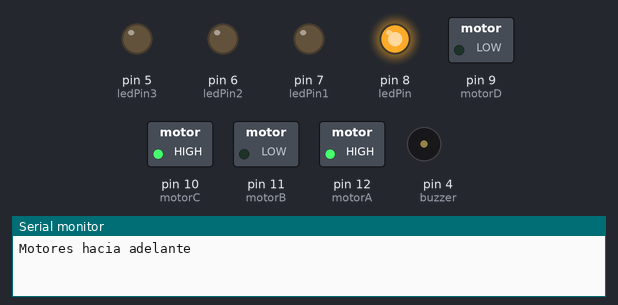
The sketch below on a simulated Arduino Uno, built with avr-gcc and run on an emulated ATmega328P. On the bench: switched loads named in the sketch (green lamp = pin HIGH), output pins drawn as LEDs (lit = HIGH), buzzer (waves = sounding, pin HIGH), the last lines printed to the serial monitor.

Above: at 1.0 s.
At 3.0 s:
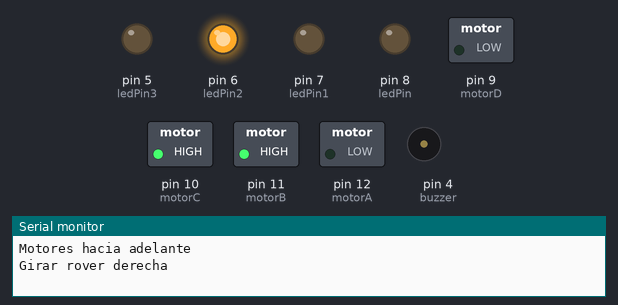
At 5.0 s:
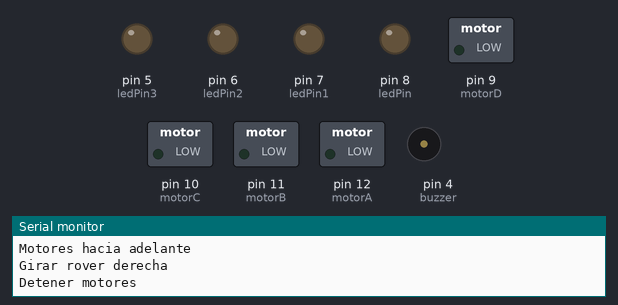
At 7.0 s:
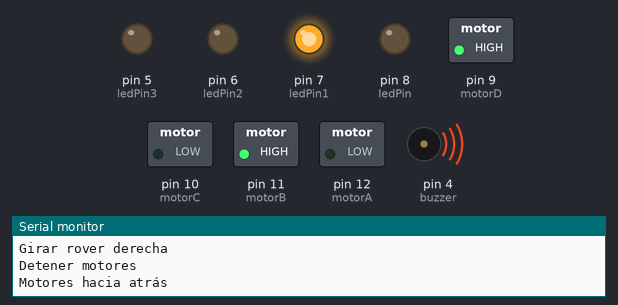
At 9.0 s:
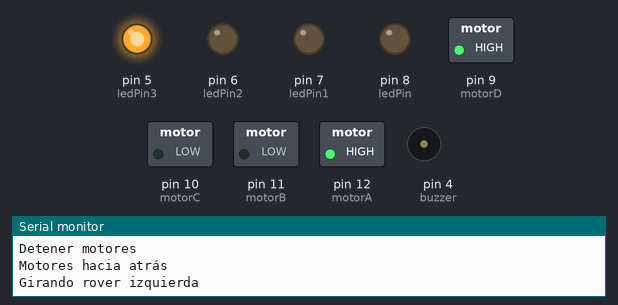
Timing chart, 0 to 13.0 s (numbered marks = the images above):
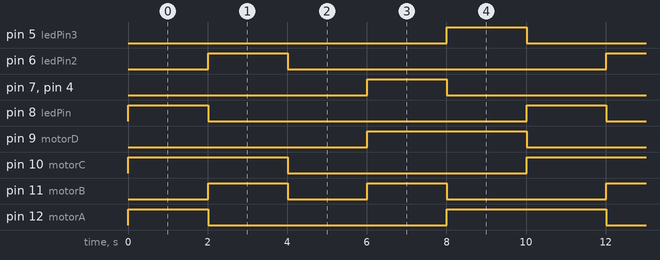

Measured:
- by itself, pin 5 (ledPin3), pin 6 (ledPin2), pin 7 (ledPin1), pin 8 (ledPin), pin 4 (buzzer): alternates HIGH for 2.0 s and LOW for 8.0 s
- by itself, pin 9 (motorD), pin 10 (motorC): alternates HIGH for 4.0 s and LOW for 6.0 s
- by itself, pin 11 (motorB): repeats every 10.0 s: LOW 2.0 s, HIGH 2.0 s, LOW 4.0 s, HIGH 2.0 s
- by itself, pin 12 (motorA): repeats every 10.0 s: LOW 6.0 s, HIGH 4.0 s

The sketch:

arduino_carro.ino
```cpp
int ledPin = 8;
int ledPin1 = 7;
int ledPin2 = 6;
int ledPin3 = 5;
int buzzer = 4;

int motorA = 12;//Pines para motores en kit GEC 2021
int motorB = 11;//Pines para motores en kit GEC 2021
int motorC = 10;//Pines para motores en kit GEC 2021
int motorD = 9;//Pines para motores en kit GEC 2021


void setup() {

  Serial.begin(115200);
  delay(10);

  pinMode(ledPin, OUTPUT);
  digitalWrite(ledPin, LOW);

  pinMode(ledPin1, OUTPUT);
  digitalWrite(ledPin1, LOW);

  pinMode(ledPin2, OUTPUT);
  digitalWrite(ledPin2, LOW);

  pinMode(ledPin3, OUTPUT);
  digitalWrite(ledPin3, LOW);

  pinMode(buzzer, OUTPUT);
  digitalWrite(buzzer, LOW);

  pinMode(motorA, OUTPUT);
  pinMode(motorB, OUTPUT);
  pinMode(motorC, OUTPUT);
  pinMode(motorD, OUTPUT);
}

void loop() {

 //ADELANTE

    digitalWrite(ledPin, HIGH);
    digitalWrite(ledPin1, LOW);
    digitalWrite(ledPin2, LOW);
    digitalWrite(ledPin3, LOW);
    digitalWrite(buzzer, LOW);
    motoresAdelante();
    delay(2000);

      // Derecha
    digitalWrite(ledPin, LOW);
    digitalWrite(ledPin1, LOW);
    digitalWrite(ledPin2, HIGH);
    digitalWrite(ledPin3, LOW);
    digitalWrite(buzzer, LOW);
    girarRoverDer();
    delay(2000);


  //DETENIDO
    digitalWrite(ledPin, LOW);
    digitalWrite(ledPin1, LOW);
    digitalWrite(ledPin2, LOW);
    digitalWrite(ledPin3, LOW);
    digitalWrite(buzzer, LOW);
    stopMotores();
    delay(2000);

// ATRAS
    digitalWrite(ledPin, LOW);
    digitalWrite(ledPin1, HIGH);
    digitalWrite(ledPin2, LOW);
    digitalWrite(ledPin3, LOW);
    digitalWrite(buzzer, HIGH);
    motoresAtras();
    delay(2000);

  // Izquierda
    digitalWrite(ledPin, LOW);
    digitalWrite(ledPin1, LOW);
    digitalWrite(ledPin2, LOW);
    digitalWrite(ledPin3, HIGH);
    digitalWrite(buzzer, LOW);
    girarRoverIzq();
    delay(2000);
}


void motoresAdelante(){
  Serial.println("Motores hacia adelante");
  analogWrite(motorA, 255);
  analogWrite(motorB, 0);
  analogWrite(motorC, 255);
  analogWrite(motorD, 0);
}

void motoresAtras(){
  Serial.println("Motores hacia atrás");
  analogWrite(motorA, 0);
  analogWrite(motorB, 255);
  analogWrite(motorC, 0);
  analogWrite(motorD, 255);
}

void stopMotores(){
  Serial.println("Detener motores");
  analogWrite(motorA, 0);
  analogWrite(motorB, 0);
  analogWrite(motorC, 0);
  analogWrite(motorD, 0);
}

void girarRoverIzq(){
  Serial.println("Girando rover izquierda");
  analogWrite(motorA, 255);
  analogWrite(motorB, 0);
  analogWrite(motorC, 0);
  analogWrite(motorD, 255);
}

void girarRoverDer(){
  Serial.println("Girar rover derecha");
  analogWrite(motorA, 0);
  analogWrite(motorB, 255);
  analogWrite(motorC, 255);
  analogWrite(motorD, 0);
}
```
